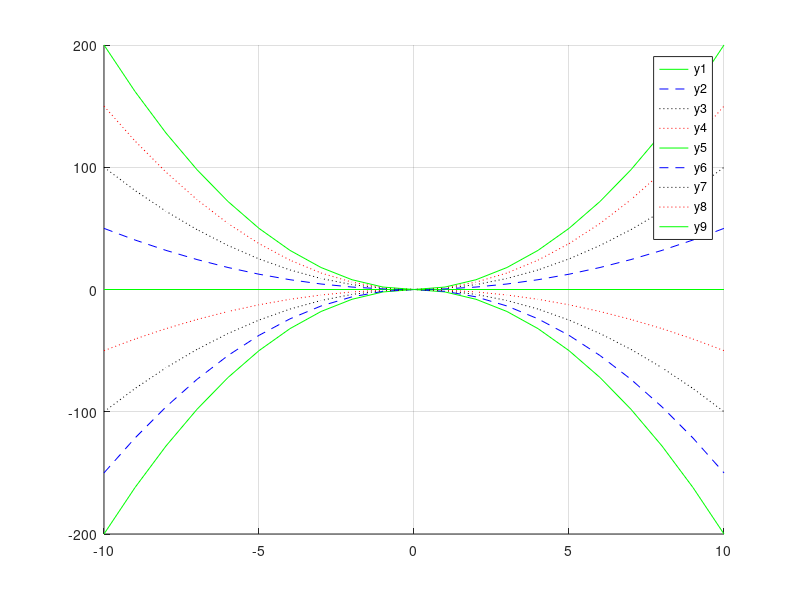

Source code (MATLAB):
clear all;
figure;
hold on;
grid on;

x=[-10:1:10];
a=[-2:.5:2];
m=size(a,2);


format=['r: ';'g- ';'b--';'k: '];
k=size(format,1);

for i=1:m
    c=mod(i,k);
    y=c+1;
        
    plot(x, a(i)*x.*x, format(y,:))
end

legend('y1','y2','y3','y4','y5','y6','y7','y8','y9')